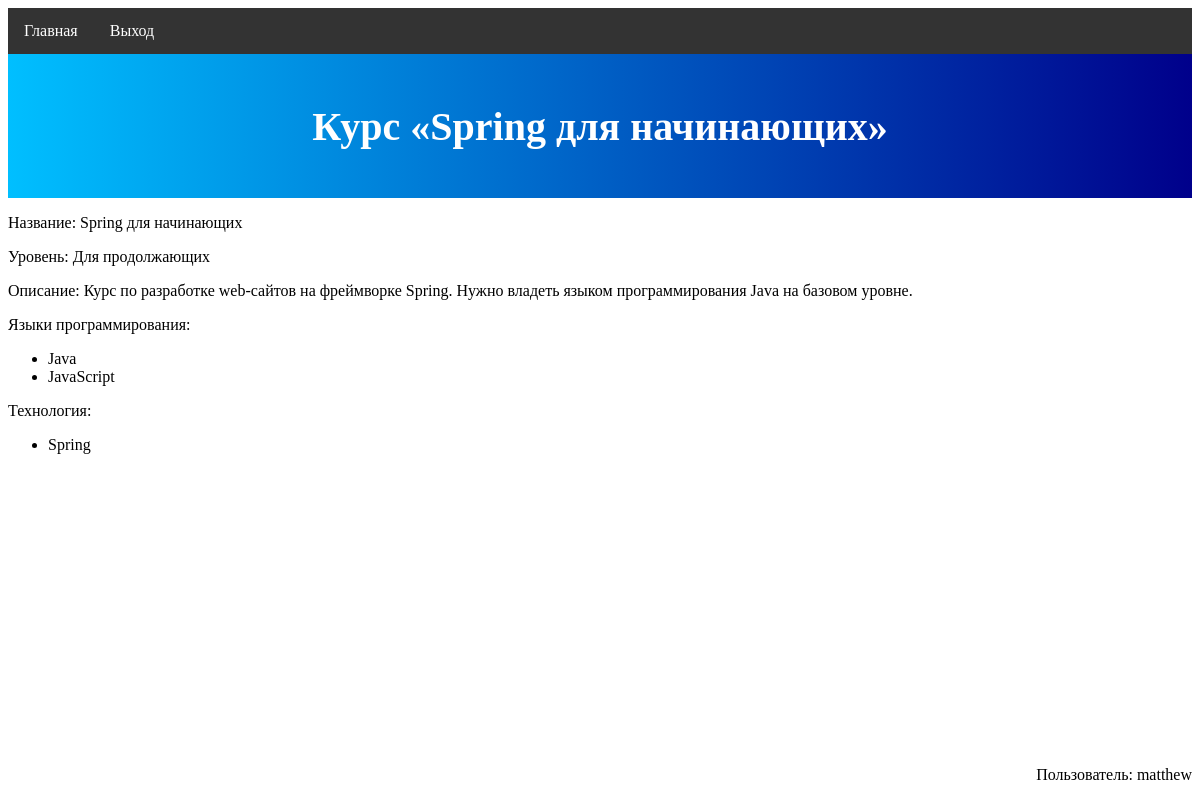
/course/2 (signed in), run on the app's committed database.
### mainapp/models.py (models this page shows)
class Course(models.Model):
    programming_languages = models.ManyToManyField(ProgrammingLanguage)
    technologies = models.ManyToManyField(Technology, blank=True)
    course_category = models.ForeignKey(CourseCategory,
                                        on_delete=models.CASCADE,
                                        default=1)
    name = models.CharField(max_length=64)
    desc = models.TextField(blank=True)
    image = models.ImageField(upload_to='img',
                              default=os.path.join('img', 'default.jpg'))
    def __str__(self):
        return self.name
    class Meta:
        verbose_name = 'Курс'
        verbose_name_plural = 'Курсы'

class CourseCategory(models.Model):
    name = models.CharField(max_length=32)
    desc = models.TextField(blank=True)
    image = models.ImageField(upload_to='img',
                              default=os.path.join('img', 'default.jpg'))
    def __str__(self):
        return self.name
    class Meta:
        verbose_name = 'Категория курсов'
        verbose_name_plural = 'Категории курсов'

class ProgrammingLanguage(models.Model):
    name = models.CharField(max_length=64)
    desc = models.TextField(blank=True)
    def __str__(self):
        return self.name
    class Meta:
        verbose_name = 'Язык программирования'
        verbose_name_plural = 'Языки программирования'

class Technology(models.Model):
    programming_languages = models.ManyToManyField(ProgrammingLanguage)
    name = models.CharField(max_length=64)
    desc = models.TextField(blank=True)
    def __str__(self):
        return self.name
    class Meta:
        verbose_name = 'Технология (Фреймворк)'
        verbose_name_plural = 'Технологии (Фреймворки)'

### mainapp/views.py (the view)
# urls.py: path('course/<int:pk>', views.course_page, name='course_page'),
def course_page(request, pk):
    course = Course.objects.get(pk=pk)
    name = f'курс «{course}»'
    context = {
        'page_title': name,
        'course': course,
        'top_block_text': name
    }
    return render(request, template_name='mainapp/course_page.html', context=context)

### mainapp/templates/mainapp/course_page.html
{% extends 'mainapp/base.html' %}
{% block content %}
    <p>Название: {{ course.name }}</p>
    <p>Уровень: {{ course.course_category }}</p>
    <p>Описание: {{ course.desc }}.</p>
    {% if course.programming_languages.all|length > 1 %}
        <p>Языки программирования:</p>
    {% else %}
        <p>Язык программирования:</p>
    {% endif %}
    <ul>
        {% for lang in course.programming_languages.all %}
            <li>{{ lang }}</li>
        {% endfor %}
    </ul>
    {% if course.technologies.all|length != 0 %}
        {% if course.technologies.all|length == 1 %}
            <p>Технология:</p>
        {% else %}
            <p>Технологии:</p>
        {% endif %}
        <ul>
            {% for technology in course.technologies.all %}
                <li>{{ technology }}</li>
            {% endfor %}
        </ul>
    {% endif %}
{% endblock %}

### mainapp/templates/mainapp/base.html (shortened to what this page needs)
{% load static %}
<!DOCTYPE html>
<html lang="ru">
<head>
    {% block css %}
        <link rel="stylesheet" href="{% static 'css/main-menu.css' %}">
        <link rel="stylesheet" href="{% static 'css/top-block.css' %}">
    {% endblock %}
</head>
<body>
<div class="main-menu">
    <ul>
        <li>
            <a href="{% url 'main:index' %}">{{ main_menu_button_1_text|default:'главная'|capfirst }}</a>
        </li>
        <li>
            {% if user.is_authenticated %}
                <a href="{% url 'auth:logout' %}">Выход</a>
            {% else %}
                <a href="{% url 'auth:login_page' %}">Вход</a>
            {% endif %}
        </li>
    </ul>
</div>
<div class="top-block">
    <h1>{{ top_block_text|default:'категории курсов'|capfirst }}</h1>
</div>
{% block content %}
{% endblock %}
<footer style="position: fixed; right: 1vh; bottom: 0">
    <p>Пользователь: {{ user }}</p>
</footer>
</body>
</html>

### static/css/main-menu.css (style rules this page uses)
.main-menu ul { list-style-type: none; margin: 0; padding: 0; overflow: hidden; background-color: #333; position: -webkit-sticky; position: sticky; top: 0; }
.main-menu li { float: left; }
.main-menu li a { display: block; color: white; text-align: center; padding: 14px 16px; text-decoration: none; transition: 300ms; }

### static/css/top-block.css (style rules this page uses)
div.top-block { height: 18vh; background-color: blue; background-image: linear-gradient(to right, deepskyblue, darkblue); display: flex; align-items: center; justify-content: center; }
.top-block h1 { color: white; font-size: 5vh; font-family: Calibri, serif; transition: 1000ms; }

### data on the page
Course: name "Spring для начинающих", course_category "Для продолжающих", desc "Курс по разработке web-сайтов на фреймворке Spring. Нужно владеть языком программирования Java на базовом уровне"
ProgrammingLanguage: name "Java"
ProgrammingLanguage: name "JavaScript"
Technology: name "Spring"

### other printed values
{{ main_menu_button_1_text|default:'главная'|capfirst }} "Главная"
{{ top_block_text|default:'категории курсов'|capfirst }} "Курс «Spring для начинающих»"
{{ user }} "matthew"
